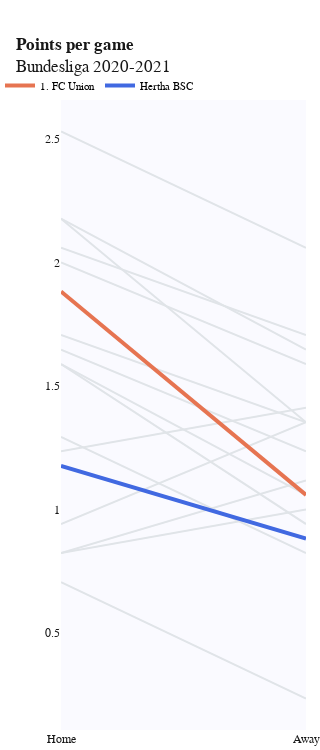
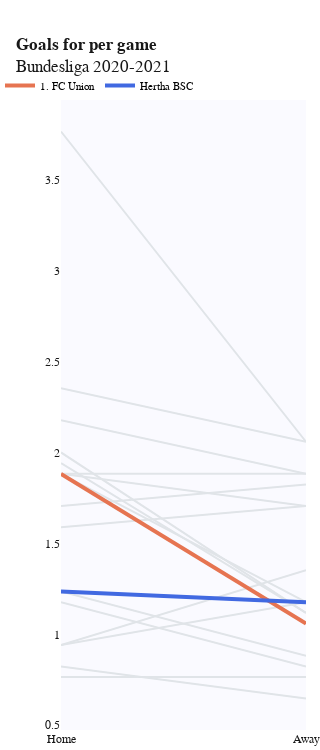
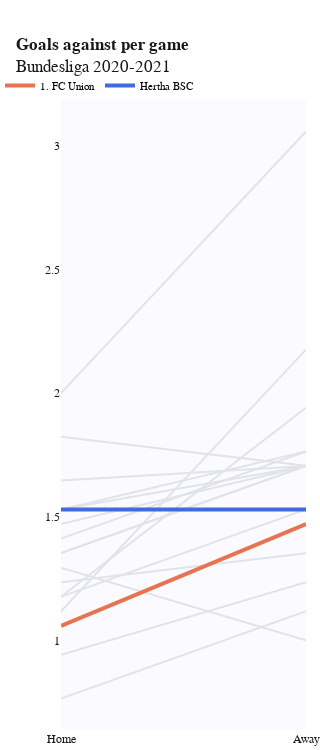
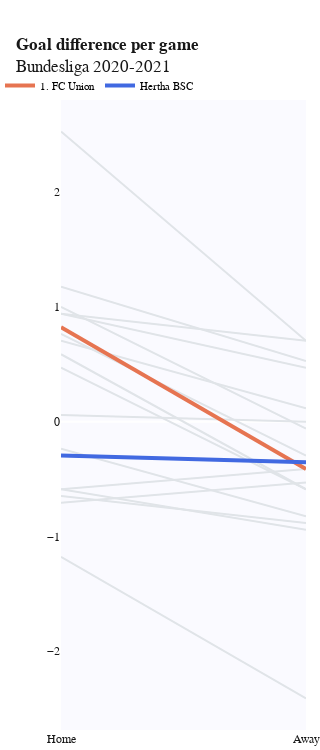

Notebook cell for these charts, in order:
### Code cell
# ENTER DATA HERE

league = 'Bundesliga'
season = '2020-2021'
hometeam = 'Hertha Berlin'
hometeam_altname = 'Hertha BSC'
awayteam = 'Union Berlin'
awayteam_altname = '1. FC Union'
chosen_style = 'Default'

p2pGraph(league, season, hometeam, hometeam_altname, awayteam, awayteam_altname, 'Points per game', 'Home ppg', 'Away ppg', df_table, chosen_style)
p2pGraph(league, season, hometeam, hometeam_altname, awayteam, awayteam_altname, 'Goals for per game', 'Home gfpg', 'Away gfpg', df_table, chosen_style)
p2pGraph(league, season, hometeam, hometeam_altname, awayteam, awayteam_altname, 'Goals against per game', 'Home gapg', 'Away gapg', df_table, chosen_style)
p2pGraph(league, season, hometeam, hometeam_altname, awayteam, awayteam_altname, 'Goal difference per game', 'Home dpg', 'Away dpg', df_table, chosen_style)

### Figure 1 — Plotly figure (JSON) as saved in the notebook; plotly's stock layout.template omitted (floating-point values rounded to 4 significant figures)
{"data": [{"hovertemplate": "<b>Bayern Munich</b><br>%{x}: %{y}<extra></extra>", "legendgroup": "Bayern Munich", "line": {"color": "#E0E4E8", "dash": "solid", "width": 2}, "mode": "lines", "name": "Bayern Munich", "orientation": "v", "showlegend": false, "type": "scatter", "x": ["Home ppg", "Away ppg"], "xaxis": "x", "y": [2.529, 2.059], "yaxis": "y"}, {"hovertemplate": "<b>RB Leipzig</b><br>%{x}: %{y}<extra></extra>", "legendgroup": "RB Leipzig", "line": {"color": "#E0E4E8", "dash": "solid", "width": 2}, "mode": "lines", "name": "RB Leipzig", "orientation": "v", "showlegend": false, "type": "scatter", "x": ["Home ppg", "Away ppg"], "xaxis": "x", "y": [2.176, 1.647], "yaxis": "y"}, {"hovertemplate": "<b>Borussia Dortmund</b><br>%{x}: %{y}<extra></extra>", "legendgroup": "Borussia Dortmund", "line": {"color": "#E0E4E8", "dash": "solid", "width": 2}, "mode": "lines", "name": "Borussia Dortmund", "orientation": "v", "showlegend": false, "type": "scatter", "x": ["Home ppg", "Away ppg"], "xaxis": "x", "y": [2.059, 1.706], "yaxis": "y"}, {"hovertemplate": "<b>Wolfsburg</b><br>%{x}: %{y}<extra></extra>", "legendgroup": "Wolfsburg", "line": {"color": "#E0E4E8", "dash": "solid", "width": 2}, "mode": "lines", "name": "Wolfsburg", "orientation": "v", "showlegend": false, "type": "scatter", "x": ["Home ppg", "Away ppg"], "xaxis": "x", "y": [2, 1.588], "yaxis": "y"}, {"hovertemplate": "<b>Eintracht Frankfurt</b><br>%{x}: %{y}<extra></extra>", "legendgroup": "Eintracht Frankfurt", "line": {"color": "#E0E4E8", "dash": "solid", "width": 2}, "mode": "lines", "name": "Eintracht Frankfurt", "orientation": "v", "showlegend": false, "type": "scatter", "x": ["Home ppg", "Away ppg"], "xaxis": "x", "y": [2.176, 1.353], "yaxis": "y"}, {"hovertemplate": "<b>Bayer Leverkusen</b><br>%{x}: %{y}<extra></extra>", "legendgroup": "Bayer Leverkusen", "line": {"color": "#E0E4E8", "dash": "solid", "width": 2}, "mode": "lines", "name": "Bayer Leverkusen", "orientation": "v", "showlegend": false, "type": "scatter", "x": ["Home ppg", "Away ppg"], "xaxis": "x", "y": [1.706, 1.353], "yaxis": "y"}, {"hovertemplate": "<b>Borussia Moenchengladbach</b><br>%{x}: %{y}<extra></extra>", "legendgroup": "Borussia Moenchengladbach", "line": {"color": "#E0E4E8", "dash": "solid", "width": 2}, "mode": "lines", "name": "Borussia Moenchengladbach", "orientation": "v", "showlegend": false, "type": "scatter", "x": ["Home ppg", "Away ppg"], "xaxis": "x", "y": [1.647, 1.235], "yaxis": "y"}, {"hovertemplate": "<b>Stuttgart</b><br>%{x}: %{y}<extra></extra>", "legendgroup": "Stuttgart", "line": {"color": "#E0E4E8", "dash": "solid", "width": 2}, "mode": "lines", "name": "Stuttgart", "orientation": "v", "showlegend": false, "type": "scatter", "x": ["Home ppg", "Away ppg"], "xaxis": "x", "y": [1.235, 1.412], "yaxis": "y"}, {"hovertemplate": "<b>Freiburg</b><br>%{x}: %{y}<extra></extra>", "legendgroup": "Freiburg", "line": {"color": "#E0E4E8", "dash": "solid", "width": 2}, "mode": "lines", "name": "Freiburg", "orientation": "v", "showlegend": false, "type": "scatter", "x": ["Home ppg", "Away ppg"], "xaxis": "x", "y": [1.588, 1.059], "yaxis": "y"}, {"hovertemplate": "<b>Hoffenheim</b><br>%{x}: %{y}<extra></extra>", "legendgroup": "Hoffenheim", "line": {"color": "#E0E4E8", "dash": "solid", "width": 2}, "mode": "lines", "name": "Hoffenheim", "orientation": "v", "showlegend": false, "type": "scatter", "x": ["Home ppg", "Away ppg"], "xaxis": "x", "y": [1.588, 0.9412], "yaxis": "y"}, {"hovertemplate": "<b>Mainz</b><br>%{x}: %{y}<extra></extra>", "legendgroup": "Mainz", "line": {"color": "#E0E4E8", "dash": "solid", "width": 2}, "mode": "lines", "name": "Mainz", "orientation": "v", "showlegend": false, "type": "scatter", "x": ["Home ppg", "Away ppg"], "xaxis": "x", "y": [0.9412, 1.353], "yaxis": "y"}, {"hovertemplate": "<b>Augsburg</b><br>%{x}: %{y}<extra></extra>", "legendgroup": "Augsburg", "line": {"color": "#E0E4E8", "dash": "solid", "width": 2}, "mode": "lines", "name": "Augsburg", "orientation": "v", "showlegend": false, "type": "scatter", "x": ["Home ppg", "Away ppg"], "xaxis": "x", "y": [1.294, 0.8235], "yaxis": "y"}, {"hovertemplate": "<b>Arminia Bielefeld</b><br>%{x}: %{y}<extra></extra>", "legendgroup": "Arminia Bielefeld", "line": {"color": "#E0E4E8", "dash": "solid", "width": 2}, "mode": "lines", "name": "Arminia Bielefeld", "orientation": "v", "showlegend": false, "type": "scatter", "x": ["Home ppg", "Away ppg"], "xaxis": "x", "y": [1.176, 0.8824], "yaxis": "y"}, {"hovertemplate": "<b>FC Cologne</b><br>%{x}: %{y}<extra></extra>", "legendgroup": "FC Cologne", "line": {"color": "#E0E4E8", "dash": "solid", "width": 2}, "mode": "lines", "name": "FC Cologne", "orientation": "v", "showlegend": false, "type": "scatter", "x": ["Home ppg", "Away ppg"], "xaxis": "x", "y": [0.8235, 1.118], "yaxis": "y"}, {"hovertemplate": "<b>Werder Bremen</b><br>%{x}: %{y}<extra></extra>", "legendgroup": "Werder Bremen", "line": {"color": "#E0E4E8", "dash": "solid", "width": 2}, "mode": "lines", "name": "Werder Bremen", "orientation": "v", "showlegend": false, "type": "scatter", "x": ["Home ppg", "Away ppg"], "xaxis": "x", "y": [0.8235, 1], "yaxis": "y"}, {"hovertemplate": "<b>Schalke 04</b><br>%{x}: %{y}<extra></extra>", "legendgroup": "Schalke 04", "line": {"color": "#E0E4E8", "dash": "solid", "width": 2}, "mode": "lines", "name": "Schalke 04", "orientation": "v", "showlegend": false, "type": "scatter", "x": ["Home ppg", "Away ppg"], "xaxis": "x", "y": [0.7059, 0.2353], "yaxis": "y"}, {"hovertemplate": "<b>1. FC Union</b><br>%{x}: %{y}<extra></extra>", "legendgroup": "1. FC Union", "line": {"color": "#E67451", "dash": "solid", "width": 4}, "mode": "lines", "name": "1. FC Union", "orientation": "v", "showlegend": true, "type": "scatter", "x": ["Home ppg", "Away ppg"], "xaxis": "x", "y": [1.882, 1.059], "yaxis": "y"}, {"hovertemplate": "<b>Hertha BSC</b><br>%{x}: %{y}<extra></extra>", "legendgroup": "Hertha BSC", "line": {"color": "#4169e1", "dash": "solid", "width": 4}, "mode": "lines", "name": "Hertha BSC", "orientation": "v", "showlegend": true, "type": "scatter", "x": ["Home ppg", "Away ppg"], "xaxis": "x", "y": [1.176, 0.8824], "yaxis": "y"}], "layout": {"font": {"color": "#181818", "family": "Arial"}, "height": 750, "hoverlabel": {"bgcolor": "#FAFAFA", "font": {"family": "Consolas", "size": 12}}, "legend": {"font": {"color": "black", "size": 11}, "orientation": "h", "title": {}, "tracegroupgap": 0, "x": -0.25, "xanchor": "left", "y": 1, "yanchor": "bottom"}, "margin": {"b": 20, "l": 1, "r": 0, "t": 100}, "paper_bgcolor": "#FFFFFF", "plot_bgcolor": "#FAFAFF", "title": {"font": {"color": "#181818", "family": "Helvetica"}, "text": "<b>Points per game</b></br></br>Bundesliga 2020-2021</br></br></br></br>"}, "width": 230, "xaxis": {"anchor": "y", "autorange": true, "domain": [0, 1], "range": [0, 1], "showticklabels": true, "tickmode": "array", "ticktext": ["Home", "Away"], "tickvals": [0, 1], "title": {}, "type": "category", "visible": true}, "yaxis": {"anchor": "x", "autorange": true, "domain": [0, 1], "range": [0.1078, 2.657], "showgrid": false, "showticklabels": true, "title": {}, "type": "linear", "visible": true}}}

### Figure 2 — Plotly figure (JSON) as saved in the notebook; plotly's stock layout.template omitted (floating-point values rounded to 4 significant figures)
{"data": [{"hovertemplate": "<b>Bayern Munich</b><br>%{x}: %{y}<extra></extra>", "legendgroup": "Bayern Munich", "line": {"color": "#E0E4E8", "dash": "solid", "width": 2}, "mode": "lines", "name": "Bayern Munich", "orientation": "v", "showlegend": false, "type": "scatter", "x": ["Home gfpg", "Away gfpg"], "xaxis": "x", "y": [3.765, 2.059], "yaxis": "y"}, {"hovertemplate": "<b>RB Leipzig</b><br>%{x}: %{y}<extra></extra>", "legendgroup": "RB Leipzig", "line": {"color": "#E0E4E8", "dash": "solid", "width": 2}, "mode": "lines", "name": "RB Leipzig", "orientation": "v", "showlegend": false, "type": "scatter", "x": ["Home gfpg", "Away gfpg"], "xaxis": "x", "y": [1.706, 1.824], "yaxis": "y"}, {"hovertemplate": "<b>Borussia Dortmund</b><br>%{x}: %{y}<extra></extra>", "legendgroup": "Borussia Dortmund", "line": {"color": "#E0E4E8", "dash": "solid", "width": 2}, "mode": "lines", "name": "Borussia Dortmund", "orientation": "v", "showlegend": false, "type": "scatter", "x": ["Home gfpg", "Away gfpg"], "xaxis": "x", "y": [2.353, 2.059], "yaxis": "y"}, {"hovertemplate": "<b>Wolfsburg</b><br>%{x}: %{y}<extra></extra>", "legendgroup": "Wolfsburg", "line": {"color": "#E0E4E8", "dash": "solid", "width": 2}, "mode": "lines", "name": "Wolfsburg", "orientation": "v", "showlegend": false, "type": "scatter", "x": ["Home gfpg", "Away gfpg"], "xaxis": "x", "y": [1.882, 1.706], "yaxis": "y"}, {"hovertemplate": "<b>Eintracht Frankfurt</b><br>%{x}: %{y}<extra></extra>", "legendgroup": "Eintracht Frankfurt", "line": {"color": "#E0E4E8", "dash": "solid", "width": 2}, "mode": "lines", "name": "Eintracht Frankfurt", "orientation": "v", "showlegend": false, "type": "scatter", "x": ["Home gfpg", "Away gfpg"], "xaxis": "x", "y": [2.176, 1.882], "yaxis": "y"}, {"hovertemplate": "<b>Bayer Leverkusen</b><br>%{x}: %{y}<extra></extra>", "legendgroup": "Bayer Leverkusen", "line": {"color": "#E0E4E8", "dash": "solid", "width": 2}, "mode": "lines", "name": "Bayer Leverkusen", "orientation": "v", "showlegend": false, "type": "scatter", "x": ["Home gfpg", "Away gfpg"], "xaxis": "x", "y": [2, 1.118], "yaxis": "y"}, {"hovertemplate": "<b>Borussia Moenchengladbach</b><br>%{x}: %{y}<extra></extra>", "legendgroup": "Borussia Moenchengladbach", "line": {"color": "#E0E4E8", "dash": "solid", "width": 2}, "mode": "lines", "name": "Borussia Moenchengladbach", "orientation": "v", "showlegend": false, "type": "scatter", "x": ["Home gfpg", "Away gfpg"], "xaxis": "x", "y": [1.882, 1.882], "yaxis": "y"}, {"hovertemplate": "<b>Stuttgart</b><br>%{x}: %{y}<extra></extra>", "legendgroup": "Stuttgart", "line": {"color": "#E0E4E8", "dash": "solid", "width": 2}, "mode": "lines", "name": "Stuttgart", "orientation": "v", "showlegend": false, "type": "scatter", "x": ["Home gfpg", "Away gfpg"], "xaxis": "x", "y": [1.588, 1.706], "yaxis": "y"}, {"hovertemplate": "<b>Freiburg</b><br>%{x}: %{y}<extra></extra>", "legendgroup": "Freiburg", "line": {"color": "#E0E4E8", "dash": "solid", "width": 2}, "mode": "lines", "name": "Freiburg", "orientation": "v", "showlegend": false, "type": "scatter", "x": ["Home gfpg", "Away gfpg"], "xaxis": "x", "y": [1.941, 1.118], "yaxis": "y"}, {"hovertemplate": "<b>Hoffenheim</b><br>%{x}: %{y}<extra></extra>", "legendgroup": "Hoffenheim", "line": {"color": "#E0E4E8", "dash": "solid", "width": 2}, "mode": "lines", "name": "Hoffenheim", "orientation": "v", "showlegend": false, "type": "scatter", "x": ["Home gfpg", "Away gfpg"], "xaxis": "x", "y": [1.882, 1.176], "yaxis": "y"}, {"hovertemplate": "<b>Mainz</b><br>%{x}: %{y}<extra></extra>", "legendgroup": "Mainz", "line": {"color": "#E0E4E8", "dash": "solid", "width": 2}, "mode": "lines", "name": "Mainz", "orientation": "v", "showlegend": false, "type": "scatter", "x": ["Home gfpg", "Away gfpg"], "xaxis": "x", "y": [0.9412, 1.353], "yaxis": "y"}, {"hovertemplate": "<b>Augsburg</b><br>%{x}: %{y}<extra></extra>", "legendgroup": "Augsburg", "line": {"color": "#E0E4E8", "dash": "solid", "width": 2}, "mode": "lines", "name": "Augsburg", "orientation": "v", "showlegend": false, "type": "scatter", "x": ["Home gfpg", "Away gfpg"], "xaxis": "x", "y": [1.235, 0.8824], "yaxis": "y"}, {"hovertemplate": "<b>Arminia Bielefeld</b><br>%{x}: %{y}<extra></extra>", "legendgroup": "Arminia Bielefeld", "line": {"color": "#E0E4E8", "dash": "solid", "width": 2}, "mode": "lines", "name": "Arminia Bielefeld", "orientation": "v", "showlegend": false, "type": "scatter", "x": ["Home gfpg", "Away gfpg"], "xaxis": "x", "y": [0.7647, 0.7647], "yaxis": "y"}, {"hovertemplate": "<b>FC Cologne</b><br>%{x}: %{y}<extra></extra>", "legendgroup": "FC Cologne", "line": {"color": "#E0E4E8", "dash": "solid", "width": 2}, "mode": "lines", "name": "FC Cologne", "orientation": "v", "showlegend": false, "type": "scatter", "x": ["Home gfpg", "Away gfpg"], "xaxis": "x", "y": [1.176, 0.8235], "yaxis": "y"}, {"hovertemplate": "<b>Werder Bremen</b><br>%{x}: %{y}<extra></extra>", "legendgroup": "Werder Bremen", "line": {"color": "#E0E4E8", "dash": "solid", "width": 2}, "mode": "lines", "name": "Werder Bremen", "orientation": "v", "showlegend": false, "type": "scatter", "x": ["Home gfpg", "Away gfpg"], "xaxis": "x", "y": [0.9412, 1.176], "yaxis": "y"}, {"hovertemplate": "<b>Schalke 04</b><br>%{x}: %{y}<extra></extra>", "legendgroup": "Schalke 04", "line": {"color": "#E0E4E8", "dash": "solid", "width": 2}, "mode": "lines", "name": "Schalke 04", "orientation": "v", "showlegend": false, "type": "scatter", "x": ["Home gfpg", "Away gfpg"], "xaxis": "x", "y": [0.8235, 0.6471], "yaxis": "y"}, {"hovertemplate": "<b>1. FC Union</b><br>%{x}: %{y}<extra></extra>", "legendgroup": "1. FC Union", "line": {"color": "#E67451", "dash": "solid", "width": 4}, "mode": "lines", "name": "1. FC Union", "orientation": "v", "showlegend": true, "type": "scatter", "x": ["Home gfpg", "Away gfpg"], "xaxis": "x", "y": [1.882, 1.059], "yaxis": "y"}, {"hovertemplate": "<b>Hertha BSC</b><br>%{x}: %{y}<extra></extra>", "legendgroup": "Hertha BSC", "line": {"color": "#4169e1", "dash": "solid", "width": 4}, "mode": "lines", "name": "Hertha BSC", "orientation": "v", "showlegend": true, "type": "scatter", "x": ["Home gfpg", "Away gfpg"], "xaxis": "x", "y": [1.235, 1.176], "yaxis": "y"}], "layout": {"font": {"color": "#181818", "family": "Arial"}, "height": 750, "hoverlabel": {"bgcolor": "#FAFAFA", "font": {"family": "Consolas", "size": 12}}, "legend": {"font": {"color": "black", "size": 11}, "orientation": "h", "title": {}, "tracegroupgap": 0, "x": -0.25, "xanchor": "left", "y": 1, "yanchor": "bottom"}, "margin": {"b": 20, "l": 1, "r": 0, "t": 100}, "paper_bgcolor": "#FFFFFF", "plot_bgcolor": "#FAFAFF", "title": {"font": {"color": "#181818", "family": "Helvetica"}, "text": "<b>Goals for per game</b></br></br>Bundesliga 2020-2021</br></br></br></br>"}, "width": 230, "xaxis": {"anchor": "y", "autorange": true, "domain": [0, 1], "range": [0, 1], "showticklabels": true, "tickmode": "array", "ticktext": ["Home", "Away"], "tickvals": [0, 1], "title": {}, "type": "category", "visible": true}, "yaxis": {"anchor": "x", "autorange": true, "domain": [0, 1], "range": [0.4739, 3.938], "showgrid": false, "showticklabels": true, "title": {}, "type": "linear", "visible": true}}}

### Figure 3 — Plotly figure (JSON) as saved in the notebook; plotly's stock layout.template omitted (floating-point values rounded to 4 significant figures)
{"data": [{"hovertemplate": "<b>Bayern Munich</b><br>%{x}: %{y}<extra></extra>", "legendgroup": "Bayern Munich", "line": {"color": "#E0E4E8", "dash": "solid", "width": 2}, "mode": "lines", "name": "Bayern Munich", "orientation": "v", "showlegend": false, "type": "scatter", "x": ["Home gapg", "Away gapg"], "xaxis": "x", "y": [1.235, 1.353], "yaxis": "y"}, {"hovertemplate": "<b>RB Leipzig</b><br>%{x}: %{y}<extra></extra>", "legendgroup": "RB Leipzig", "line": {"color": "#E0E4E8", "dash": "solid", "width": 2}, "mode": "lines", "name": "RB Leipzig", "orientation": "v", "showlegend": false, "type": "scatter", "x": ["Home gapg", "Away gapg"], "xaxis": "x", "y": [0.7647, 1.118], "yaxis": "y"}, {"hovertemplate": "<b>Borussia Dortmund</b><br>%{x}: %{y}<extra></extra>", "legendgroup": "Borussia Dortmund", "line": {"color": "#E0E4E8", "dash": "solid", "width": 2}, "mode": "lines", "name": "Borussia Dortmund", "orientation": "v", "showlegend": false, "type": "scatter", "x": ["Home gapg", "Away gapg"], "xaxis": "x", "y": [1.176, 1.529], "yaxis": "y"}, {"hovertemplate": "<b>Wolfsburg</b><br>%{x}: %{y}<extra></extra>", "legendgroup": "Wolfsburg", "line": {"color": "#E0E4E8", "dash": "solid", "width": 2}, "mode": "lines", "name": "Wolfsburg", "orientation": "v", "showlegend": false, "type": "scatter", "x": ["Home gapg", "Away gapg"], "xaxis": "x", "y": [0.9412, 1.235], "yaxis": "y"}, {"hovertemplate": "<b>Eintracht Frankfurt</b><br>%{x}: %{y}<extra></extra>", "legendgroup": "Eintracht Frankfurt", "line": {"color": "#E0E4E8", "dash": "solid", "width": 2}, "mode": "lines", "name": "Eintracht Frankfurt", "orientation": "v", "showlegend": false, "type": "scatter", "x": ["Home gapg", "Away gapg"], "xaxis": "x", "y": [1.176, 1.941], "yaxis": "y"}, {"hovertemplate": "<b>Bayer Leverkusen</b><br>%{x}: %{y}<extra></extra>", "legendgroup": "Bayer Leverkusen", "line": {"color": "#E0E4E8", "dash": "solid", "width": 2}, "mode": "lines", "name": "Bayer Leverkusen", "orientation": "v", "showlegend": false, "type": "scatter", "x": ["Home gapg", "Away gapg"], "xaxis": "x", "y": [1.294, 1], "yaxis": "y"}, {"hovertemplate": "<b>Borussia Moenchengladbach</b><br>%{x}: %{y}<extra></extra>", "legendgroup": "Borussia Moenchengladbach", "line": {"color": "#E0E4E8", "dash": "solid", "width": 2}, "mode": "lines", "name": "Borussia Moenchengladbach", "orientation": "v", "showlegend": false, "type": "scatter", "x": ["Home gapg", "Away gapg"], "xaxis": "x", "y": [1.118, 2.176], "yaxis": "y"}, {"hovertemplate": "<b>Stuttgart</b><br>%{x}: %{y}<extra></extra>", "legendgroup": "Stuttgart", "line": {"color": "#E0E4E8", "dash": "solid", "width": 2}, "mode": "lines", "name": "Stuttgart", "orientation": "v", "showlegend": false, "type": "scatter", "x": ["Home gapg", "Away gapg"], "xaxis": "x", "y": [1.529, 1.706], "yaxis": "y"}, {"hovertemplate": "<b>Freiburg</b><br>%{x}: %{y}<extra></extra>", "legendgroup": "Freiburg", "line": {"color": "#E0E4E8", "dash": "solid", "width": 2}, "mode": "lines", "name": "Freiburg", "orientation": "v", "showlegend": false, "type": "scatter", "x": ["Home gapg", "Away gapg"], "xaxis": "x", "y": [1.353, 1.706], "yaxis": "y"}, {"hovertemplate": "<b>Hoffenheim</b><br>%{x}: %{y}<extra></extra>", "legendgroup": "Hoffenheim", "line": {"color": "#E0E4E8", "dash": "solid", "width": 2}, "mode": "lines", "name": "Hoffenheim", "orientation": "v", "showlegend": false, "type": "scatter", "x": ["Home gapg", "Away gapg"], "xaxis": "x", "y": [1.412, 1.765], "yaxis": "y"}, {"hovertemplate": "<b>Mainz</b><br>%{x}: %{y}<extra></extra>", "legendgroup": "Mainz", "line": {"color": "#E0E4E8", "dash": "solid", "width": 2}, "mode": "lines", "name": "Mainz", "orientation": "v", "showlegend": false, "type": "scatter", "x": ["Home gapg", "Away gapg"], "xaxis": "x", "y": [1.529, 1.765], "yaxis": "y"}, {"hovertemplate": "<b>Augsburg</b><br>%{x}: %{y}<extra></extra>", "legendgroup": "Augsburg", "line": {"color": "#E0E4E8", "dash": "solid", "width": 2}, "mode": "lines", "name": "Augsburg", "orientation": "v", "showlegend": false, "type": "scatter", "x": ["Home gapg", "Away gapg"], "xaxis": "x", "y": [1.471, 1.706], "yaxis": "y"}, {"hovertemplate": "<b>Arminia Bielefeld</b><br>%{x}: %{y}<extra></extra>", "legendgroup": "Arminia Bielefeld", "line": {"color": "#E0E4E8", "dash": "solid", "width": 2}, "mode": "lines", "name": "Arminia Bielefeld", "orientation": "v", "showlegend": false, "type": "scatter", "x": ["Home gapg", "Away gapg"], "xaxis": "x", "y": [1.353, 1.706], "yaxis": "y"}, {"hovertemplate": "<b>FC Cologne</b><br>%{x}: %{y}<extra></extra>", "legendgroup": "FC Cologne", "line": {"color": "#E0E4E8", "dash": "solid", "width": 2}, "mode": "lines", "name": "FC Cologne", "orientation": "v", "showlegend": false, "type": "scatter", "x": ["Home gapg", "Away gapg"], "xaxis": "x", "y": [1.824, 1.706], "yaxis": "y"}, {"hovertemplate": "<b>Werder Bremen</b><br>%{x}: %{y}<extra></extra>", "legendgroup": "Werder Bremen", "line": {"color": "#E0E4E8", "dash": "solid", "width": 2}, "mode": "lines", "name": "Werder Bremen", "orientation": "v", "showlegend": false, "type": "scatter", "x": ["Home gapg", "Away gapg"], "xaxis": "x", "y": [1.647, 1.706], "yaxis": "y"}, {"hovertemplate": "<b>Schalke 04</b><br>%{x}: %{y}<extra></extra>", "legendgroup": "Schalke 04", "line": {"color": "#E0E4E8", "dash": "solid", "width": 2}, "mode": "lines", "name": "Schalke 04", "orientation": "v", "showlegend": false, "type": "scatter", "x": ["Home gapg", "Away gapg"], "xaxis": "x", "y": [2, 3.059], "yaxis": "y"}, {"hovertemplate": "<b>1. FC Union</b><br>%{x}: %{y}<extra></extra>", "legendgroup": "1. FC Union", "line": {"color": "#E67451", "dash": "solid", "width": 4}, "mode": "lines", "name": "1. FC Union", "orientation": "v", "showlegend": true, "type": "scatter", "x": ["Home gapg", "Away gapg"], "xaxis": "x", "y": [1.059, 1.471], "yaxis": "y"}, {"hovertemplate": "<b>Hertha BSC</b><br>%{x}: %{y}<extra></extra>", "legendgroup": "Hertha BSC", "line": {"color": "#4169e1", "dash": "solid", "width": 4}, "mode": "lines", "name": "Hertha BSC", "orientation": "v", "showlegend": true, "type": "scatter", "x": ["Home gapg", "Away gapg"], "xaxis": "x", "y": [1.529, 1.529], "yaxis": "y"}], "layout": {"font": {"color": "#181818", "family": "Arial"}, "height": 750, "hoverlabel": {"bgcolor": "#FAFAFA", "font": {"family": "Consolas", "size": 12}}, "legend": {"font": {"color": "black", "size": 11}, "orientation": "h", "title": {}, "tracegroupgap": 0, "x": -0.25, "xanchor": "left", "y": 1, "yanchor": "bottom"}, "margin": {"b": 20, "l": 1, "r": 0, "t": 100}, "paper_bgcolor": "#FFFFFF", "plot_bgcolor": "#FAFAFF", "title": {"font": {"color": "#181818", "family": "Helvetica"}, "text": "<b>Goals against per game</b></br></br>Bundesliga 2020-2021</br></br></br></br>"}, "width": 230, "xaxis": {"anchor": "y", "autorange": true, "domain": [0, 1], "range": [0, 1], "showticklabels": true, "tickmode": "array", "ticktext": ["Home", "Away"], "tickvals": [0, 1], "title": {}, "type": "category", "visible": true}, "yaxis": {"anchor": "x", "autorange": true, "domain": [0, 1], "range": [0.6373, 3.186], "showgrid": false, "showticklabels": true, "title": {}, "type": "linear", "visible": true}}}

### Figure 4 — Plotly figure (JSON) as saved in the notebook; plotly's stock layout.template omitted (floating-point values rounded to 4 significant figures)
{"data": [{"hovertemplate": "<b>Bayern Munich</b><br>%{x}: %{y}<extra></extra>", "legendgroup": "Bayern Munich", "line": {"color": "#E0E4E8", "dash": "solid", "width": 2}, "mode": "lines", "name": "Bayern Munich", "orientation": "v", "showlegend": false, "type": "scatter", "x": ["Home dpg", "Away dpg"], "xaxis": "x", "y": [2.529, 0.7059], "yaxis": "y"}, {"hovertemplate": "<b>RB Leipzig</b><br>%{x}: %{y}<extra></extra>", "legendgroup": "RB Leipzig", "line": {"color": "#E0E4E8", "dash": "solid", "width": 2}, "mode": "lines", "name": "RB Leipzig", "orientation": "v", "showlegend": false, "type": "scatter", "x": ["Home dpg", "Away dpg"], "xaxis": "x", "y": [0.9412, 0.7059], "yaxis": "y"}, {"hovertemplate": "<b>Borussia Dortmund</b><br>%{x}: %{y}<extra></extra>", "legendgroup": "Borussia Dortmund", "line": {"color": "#E0E4E8", "dash": "solid", "width": 2}, "mode": "lines", "name": "Borussia Dortmund", "orientation": "v", "showlegend": false, "type": "scatter", "x": ["Home dpg", "Away dpg"], "xaxis": "x", "y": [1.176, 0.5294], "yaxis": "y"}, {"hovertemplate": "<b>Wolfsburg</b><br>%{x}: %{y}<extra></extra>", "legendgroup": "Wolfsburg", "line": {"color": "#E0E4E8", "dash": "solid", "width": 2}, "mode": "lines", "name": "Wolfsburg", "orientation": "v", "showlegend": false, "type": "scatter", "x": ["Home dpg", "Away dpg"], "xaxis": "x", "y": [0.9412, 0.4706], "yaxis": "y"}, {"hovertemplate": "<b>Eintracht Frankfurt</b><br>%{x}: %{y}<extra></extra>", "legendgroup": "Eintracht Frankfurt", "line": {"color": "#E0E4E8", "dash": "solid", "width": 2}, "mode": "lines", "name": "Eintracht Frankfurt", "orientation": "v", "showlegend": false, "type": "scatter", "x": ["Home dpg", "Away dpg"], "xaxis": "x", "y": [1, -0.05882], "yaxis": "y"}, {"hovertemplate": "<b>Bayer Leverkusen</b><br>%{x}: %{y}<extra></extra>", "legendgroup": "Bayer Leverkusen", "line": {"color": "#E0E4E8", "dash": "solid", "width": 2}, "mode": "lines", "name": "Bayer Leverkusen", "orientation": "v", "showlegend": false, "type": "scatter", "x": ["Home dpg", "Away dpg"], "xaxis": "x", "y": [0.7059, 0.1176], "yaxis": "y"}, {"hovertemplate": "<b>Borussia Moenchengladbach</b><br>%{x}: %{y}<extra></extra>", "legendgroup": "Borussia Moenchengladbach", "line": {"color": "#E0E4E8", "dash": "solid", "width": 2}, "mode": "lines", "name": "Borussia Moenchengladbach", "orientation": "v", "showlegend": false, "type": "scatter", "x": ["Home dpg", "Away dpg"], "xaxis": "x", "y": [0.7647, -0.2941], "yaxis": "y"}, {"hovertemplate": "<b>Stuttgart</b><br>%{x}: %{y}<extra></extra>", "legendgroup": "Stuttgart", "line": {"color": "#E0E4E8", "dash": "solid", "width": 2}, "mode": "lines", "name": "Stuttgart", "orientation": "v", "showlegend": false, "type": "scatter", "x": ["Home dpg", "Away dpg"], "xaxis": "x", "y": [0.05882, 0], "yaxis": "y"}, {"hovertemplate": "<b>Freiburg</b><br>%{x}: %{y}<extra></extra>", "legendgroup": "Freiburg", "line": {"color": "#E0E4E8", "dash": "solid", "width": 2}, "mode": "lines", "name": "Freiburg", "orientation": "v", "showlegend": false, "type": "scatter", "x": ["Home dpg", "Away dpg"], "xaxis": "x", "y": [0.5882, -0.5882], "yaxis": "y"}, {"hovertemplate": "<b>Hoffenheim</b><br>%{x}: %{y}<extra></extra>", "legendgroup": "Hoffenheim", "line": {"color": "#E0E4E8", "dash": "solid", "width": 2}, "mode": "lines", "name": "Hoffenheim", "orientation": "v", "showlegend": false, "type": "scatter", "x": ["Home dpg", "Away dpg"], "xaxis": "x", "y": [0.4706, -0.5882], "yaxis": "y"}, {"hovertemplate": "<b>Mainz</b><br>%{x}: %{y}<extra></extra>", "legendgroup": "Mainz", "line": {"color": "#E0E4E8", "dash": "solid", "width": 2}, "mode": "lines", "name": "Mainz", "orientation": "v", "showlegend": false, "type": "scatter", "x": ["Home dpg", "Away dpg"], "xaxis": "x", "y": [-0.5882, -0.4118], "yaxis": "y"}, {"hovertemplate": "<b>Augsburg</b><br>%{x}: %{y}<extra></extra>", "legendgroup": "Augsburg", "line": {"color": "#E0E4E8", "dash": "solid", "width": 2}, "mode": "lines", "name": "Augsburg", "orientation": "v", "showlegend": false, "type": "scatter", "x": ["Home dpg", "Away dpg"], "xaxis": "x", "y": [-0.2353, -0.8235], "yaxis": "y"}, {"hovertemplate": "<b>Arminia Bielefeld</b><br>%{x}: %{y}<extra></extra>", "legendgroup": "Arminia Bielefeld", "line": {"color": "#E0E4E8", "dash": "solid", "width": 2}, "mode": "lines", "name": "Arminia Bielefeld", "orientation": "v", "showlegend": false, "type": "scatter", "x": ["Home dpg", "Away dpg"], "xaxis": "x", "y": [-0.5882, -0.9412], "yaxis": "y"}, {"hovertemplate": "<b>FC Cologne</b><br>%{x}: %{y}<extra></extra>", "legendgroup": "FC Cologne", "line": {"color": "#E0E4E8", "dash": "solid", "width": 2}, "mode": "lines", "name": "FC Cologne", "orientation": "v", "showlegend": false, "type": "scatter", "x": ["Home dpg", "Away dpg"], "xaxis": "x", "y": [-0.6471, -0.8824], "yaxis": "y"}, {"hovertemplate": "<b>Werder Bremen</b><br>%{x}: %{y}<extra></extra>", "legendgroup": "Werder Bremen", "line": {"color": "#E0E4E8", "dash": "solid", "width": 2}, "mode": "lines", "name": "Werder Bremen", "orientation": "v", "showlegend": false, "type": "scatter", "x": ["Home dpg", "Away dpg"], "xaxis": "x", "y": [-0.7059, -0.5294], "yaxis": "y"}, {"hovertemplate": "<b>Schalke 04</b><br>%{x}: %{y}<extra></extra>", "legendgroup": "Schalke 04", "line": {"color": "#E0E4E8", "dash": "solid", "width": 2}, "mode": "lines", "name": "Schalke 04", "orientation": "v", "showlegend": false, "type": "scatter", "x": ["Home dpg", "Away dpg"], "xaxis": "x", "y": [-1.176, -2.412], "yaxis": "y"}, {"hovertemplate": "<b>1. FC Union</b><br>%{x}: %{y}<extra></extra>", "legendgroup": "1. FC Union", "line": {"color": "#E67451", "dash": "solid", "width": 4}, "mode": "lines", "name": "1. FC Union", "orientation": "v", "showlegend": true, "type": "scatter", "x": ["Home dpg", "Away dpg"], "xaxis": "x", "y": [0.8235, -0.4118], "yaxis": "y"}, {"hovertemplate": "<b>Hertha BSC</b><br>%{x}: %{y}<extra></extra>", "legendgroup": "Hertha BSC", "line": {"color": "#4169e1", "dash": "solid", "width": 4}, "mode": "lines", "name": "Hertha BSC", "orientation": "v", "showlegend": true, "type": "scatter", "x": ["Home dpg", "Away dpg"], "xaxis": "x", "y": [-0.2941, -0.3529], "yaxis": "y"}], "layout": {"font": {"color": "#181818", "family": "Arial"}, "height": 750, "hoverlabel": {"bgcolor": "#FAFAFA", "font": {"family": "Consolas", "size": 12}}, "legend": {"font": {"color": "black", "size": 11}, "orientation": "h", "title": {}, "tracegroupgap": 0, "x": -0.25, "xanchor": "left", "y": 1, "yanchor": "bottom"}, "margin": {"b": 20, "l": 1, "r": 0, "t": 100}, "paper_bgcolor": "#FFFFFF", "plot_bgcolor": "#FAFAFF", "title": {"font": {"color": "#181818", "family": "Helvetica"}, "text": "<b>Goal difference per game</b></br></br>Bundesliga 2020-2021</br></br></br></br>"}, "width": 230, "xaxis": {"anchor": "y", "autorange": true, "domain": [0, 1], "range": [0, 1], "showticklabels": true, "tickmode": "array", "ticktext": ["Home", "Away"], "tickvals": [0, 1], "title": {}, "type": "category", "visible": true}, "yaxis": {"anchor": "x", "autorange": true, "domain": [0, 1], "range": [-2.686, 2.804], "showgrid": false, "showticklabels": true, "title": {}, "type": "linear", "visible": true}}}
